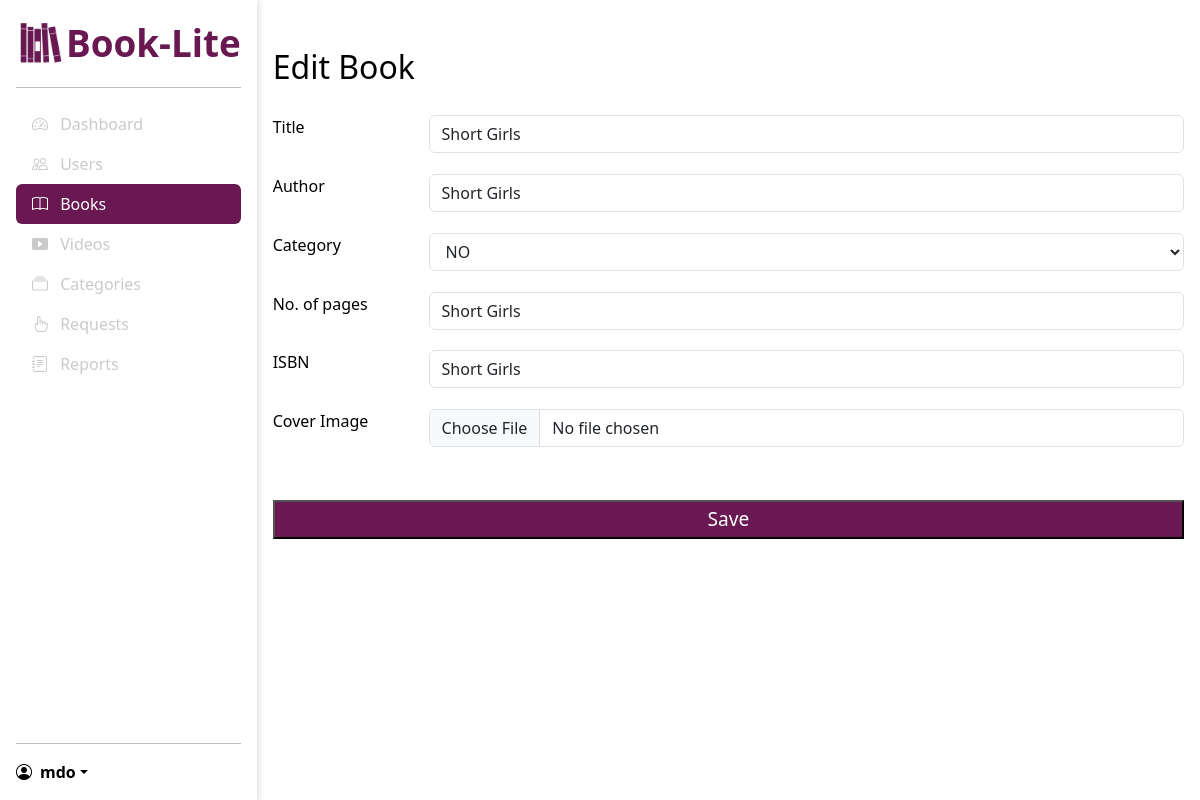
The app's page /admin/books/1/edit (signed in) with its own data.
### models/models.py (models this page shows)
class Book(db.Model):
    id = db.Column(db.Integer, primary_key=True)
    title = db.Column(db.String(100), nullable=False)
    author = db.Column(db.String(100), nullable=False)
    description = db.Column(db.Text, nullable=False)
    cover_path = db.Column(db.String(100), nullable=False)
    file_path = db.Column(db.String(100), nullable=False)
    category_id = db.Column(db.Integer, db.ForeignKey('category.id'), nullable=False)
    rentals = db.relationship('Rental', backref='book', lazy=True)

### routes/admin.py (the view)
@admin_bp.route('/books/<int:id>/edit', methods=['GET', 'POST'])
@login_required
@isAdmin
def edit_book(id):
    book = Book.query.get(id)
    if request.method == 'POST':
        form = request.form
        if form.get('title'):
            book.title = form['title']
        if form.get('description'):
            book.description = form['description']
        if form.get('author'):
            book.author = form['author']
        if form.get('category'):
            book.category_id = form['category_id']
        if form.get('cover'):
            if book.cover_path:
                os.remove(book.cover_path)
            cover_filename = f'cover_{book.id}.jpg'
            cover_path = os.path.join(
                current_app.root_path, 'static/images/covers', cover_filename)
            form['cover'].save(cover_path)
            book.cover_path = cover_filename
        if form.get('file'):
            if book.file_path:
                os.remove(book.file_path)
            file_filename = f'book_{book.id}.pdf'
            file_path = os.path.join(
                current_app.root_path, 'static/books', file_filename)
            form['file'].save(file_path)
            book.file_path = file_filename
        db.session.commit()
        flash('Book updated successfully!', 'success')
        return redirect(url_for('admin.books'))
    else:
        return render_template('admin/edit_book.html', book=book, b_active="active")

### main.py (called while the page is built)
@login_manager.user_loader
def load_user(user_id):
    return User.query.get(int(user_id))

### routes/admin.py (called while the page is built)
def isAdmin(f):
    @wraps(f)
    def decorated_function(*args, **kwargs):
        if not current_user.is_admin:
            return redirect(url_for('views.home'))
        return f(*args, **kwargs)
    return decorated_function

### templates/admin/edit_book.html (shortened to what this page needs)
{% extends "/admin/base_admin.html" %} {%block title %}Dashboard{% endblock %}
{% block main %}
<form action="POST">
  <h2>Edit Book</h2>
  <div class="form-group row">
    <label for="title" class="col-sm-2">Title</label>
    <div class="col-sm-10">
      <input
        class="form-control col-sm-10"
        type="text"
        name="title"
        id="title"
        placeholder="Book title"
        value="{{book.title}}"
      />
    </div>
  </div>
  <div class="form-group row">
    <label for="author" class="col-sm-2">Author</label>
    <div class="col-sm-10">
      <input
        class="form-control"
        type="text"
        name="author"
        id="author"
        placeholder="Book Author"
        value="{{book.title}}"
      />
    </div>
  </div>
  <div class="form-group row">
    <label for="category" class="col-sm-2">Category</label>
    <div class="col-sm-10 categories-list">
      <select class="form-control">
        <option>NO</option>
      </select>
    </div>
  </div>
  <div class="form-group row">
    <label for="pages" class="col-sm-2">No. of pages</label>
    <div class="col-sm-10">
      <input
        class="form-control"
        type="text"
        name="pages"
        id="pages"
        placeholder="Pages"
        value="{{book.title}}"
      />
    </div>
  </div>
  <div class="form-group row">
    <label for="isbn" class="col-sm-2">ISBN</label>
    <div class="col-sm-10">
      <input
        class="form-control"
        type="text"
        name="isbn"
        id="isbn"
        placeholder="ISBN"
        value="{{book.title}}"
      />
    </div>
  </div>
  <div class="form-group row">
    <label for="cover-img" class="col-sm-2">Cover Image</label>
    <div class="col-sm-10">
      <input class="form-control" type="file" accept="image/*" alt="" />
    </div>
  </div>
  <button type="submit" class="auth-btn">Save</button>
</form>
{% endblock %}

### static/css/admin.css (style rules this page uses)
* { margin: 0; padding: 0; scroll-behavior: smooth; color: black; }
*, *::before, *::after { box-sizing: border-box; }
body { width: 100vw; height: 100vh; overflow: hidden; }
:root { --secondary-color: #691852; --light-primary-color: #fff; --dark-primary-color: #000; --grey-color: #cacaca; }
.auth-btn { margin-top: 2rem; padding: 0.2rem 0; font-size: 1.2rem; background: var(--secondary-color); color: var(--light-primary-color); }
form { margin-top: 2rem; display: flex; flex-direction: column; gap: 1.3rem; }
.form-control { appearance:auto; -webkit-appearance:auto; }

### static/css/user.css (style rules this page uses)
* { margin: 0; padding: 0; scroll-behavior: smooth; color: black; }
*, *::before, *::after { box-sizing: border-box; }
body { width: 100vw; height: 100vh; overflow: hidden; }
:root { --secondary-color: #691852; --light-primary-color: #fff; --dark-primary-color: #000; --grey-color: #cacaca; }

### records on screen
Book: title "Short Girls", author "Short Girls", pages "Short Girls", isbn "Short Girls"
